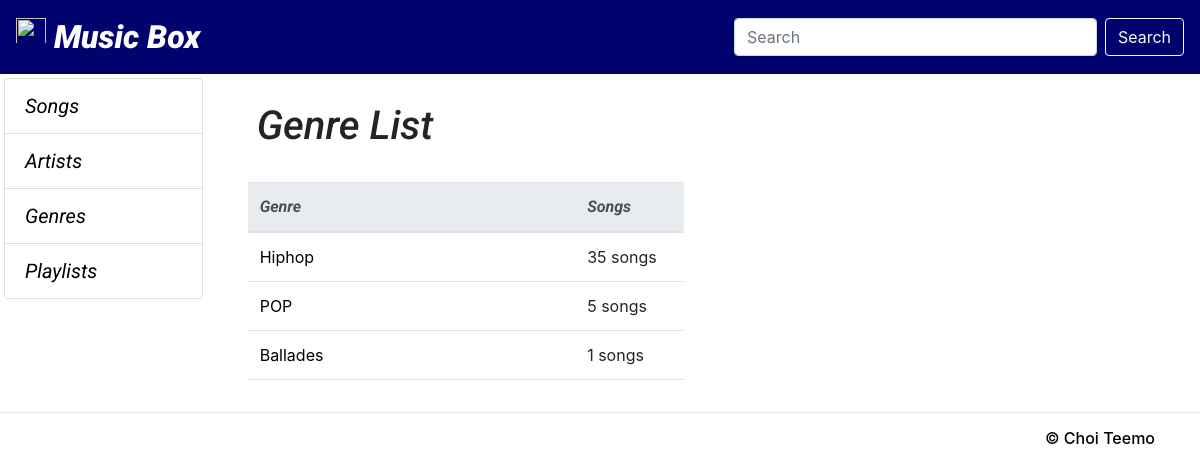
The page /musicbox/genre on the database its author committed.
### musicbox/models.py (models this page shows, shortened)
class Genre(models.Model):
    name = models.CharField(max_length=50, help_text='Enter a song gerne (e.g. Hiphop)')

### musicbox/views.py (the view)
# urls.py: path('<str:kind>', views.kind_list, name="kind_list"),
def kind_list(request, kind):
    if kind=='song':
        contexts = Song.objects.all()
        PAGE_ROW_COUNT = 6
    elif kind=='artist':
        contexts = Artist.objects.all()
        PAGE_ROW_COUNT = 10
    elif kind=='genre':
        contexts = Genre.objects.all()
        PAGE_ROW_COUNT = 10
    elif kind=='playlist':
        contexts = Playlist.objects.all()
        PAGE_ROW_COUNT = 10
    else:
        return redirect("musicbox:musicbox_home")
    PAGE_DISPLAY_COUNT = 10
    paginator=Paginator(contexts, PAGE_ROW_COUNT)
    pageNum=request.GET.get('pageNum') # 현제 페이지
    totalPageCount=paginator.num_pages # 전체 페이지 갯수
    try:
        contexts = paginator.page(pageNum)
    except PageNotAnInteger:
        contexts = paginator.page(1)
        pageNum = 1
    except EmptyPage:
        contexts = paginator.page(paginator.num_pages)
        pageNum = paginator.num_pages
    pageNum = int(pageNum)
    startPageNum = 1 + PAGE_DISPLAY_COUNT * int((pageNum - 1)/PAGE_DISPLAY_COUNT)
    endPageNum = startPageNum + PAGE_DISPLAY_COUNT-1
    if totalPageCount < endPageNum:
        endPageNum = totalPageCount
    bottomPages = range(startPageNum, endPageNum+1)
    return render(request, f"musicbox/{kind}_list.html", {
            f'{kind}s':contexts,
            'pageNum':pageNum,
            'bottomPages':bottomPages,
            'totalPageCount':totalPageCount,
            'startPageNum':startPageNum,
            'endPageNum':endPageNum,
        }
    )

### musicbox/templates/musicbox/genre_list.html (shortened to what this page needs)
{% extends 'musicbox/base.html' %}
{% block content %}
<div class="p-2 m-3">
    <h1 class="kind-title display-5">Genre List</h1>
</div>
<div class="col-md-12 col-lg-6">
    <table class="table table-hover mt-2 border-bottom">
        <thead>
            <tr class="thead-light" style="">
                <th width="75%">Genre</th>
                <th>Songs</th>
            </tr>
        </thead>
        <tbody>
            {% for genre in genres %}
            <tr>
                <td><a href="{% url 'musicbox:kind_detail' 'genre' genre.id %}">{{ genre.name }}</a></td>
                <td>{{ genre.song_set.all.count }} songs</td>
            </tr>
            {% endfor %}
        </tbody>
    </table>
</div>
{% endblock %}

### Music_box_v02/static/style.css (style rules this page uses)
a:link { color: black; text-decoration: none; }
.navbar-brand, .song-title, .card-title, th, .lead, .list-group-item, .artist-name, .kind-title { font-family: 'Roboto', 'Noto Sans KR', sans-serif; font-style: italic; }
.card-title, td a { text-overflow: ellipsis; overflow: hidden; white-space: nowrap; }

### rows shown on the page
Genre: name "Hiphop", song_set.all.count "35"
Genre: name "POP", song_set.all.count "5"
Genre: name "Ballades", song_set.all.count "1"
